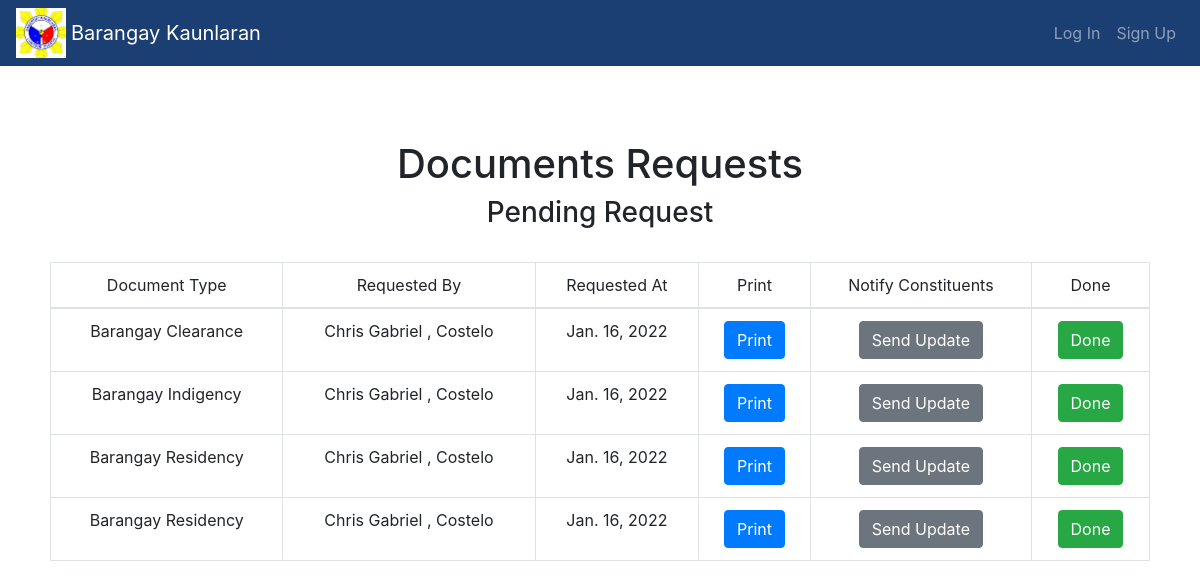
Page /staff/docu_Request/document_request/ on the committed database.
### documentRequest/models.py (models this page shows, shortened)
class docType(models.Model):
    Document_Choices = (
        ('Barangay Indigency','Barangay Indigency'),
        ('Barangay Clearance', 'Barangay Clearance'),
        ('Barangay Residency', 'Barangay Residency'),
    )
    Document_Type = models.CharField(max_length=100,choices=Document_Choices)
    is_Pending = models.BooleanField(default=True)
    is_Done = models.BooleanField(default=False)
    class Meta:
        abstract = True

class docRequest(docType):
    first_name = models.CharField(max_length=100)
    last_name = models.CharField(max_length=100)
    middle_name = models.CharField(max_length=100)
    age = models.PositiveIntegerField()
    nationality = models.CharField(max_length=100)
    purpose = models.CharField(max_length=100)
    Address = models.CharField(max_length=255)
    email =  models.CharField(max_length=255)
    requested_by = models.ForeignKey(User,on_delete=models.CASCADE)
    requested_at = models.DateField(default=datetime.date.today)

### documentRequest/views.py (the view)
# urls.py: path('document_request/',views.docRequestList,name='docReqList'),
def docRequestList(request):
    context = {}
    context["dataset"] = docRequest.objects.filter(is_Pending=True)
    return render(request,'Staff_view.html',context)

### documentRequest/templates/staff_view.html
{% extends "Staff_base.html"%}
{% load static %}
{% block content %}
    <div class="container-list" style="margin:50px 50px 50px 50px">
      <br>
      <h1 style="text-align:center">Documents Requests</h1>
      <h3 style="text-align:center">Pending Request</h3>
      <br>
        <table class="table table-bordered text-center">
            <thead>
              <td>Document Type</td>
              <td>Requested By</td>
              <td>Requested At</td>
              <td>Print</td>
              <td>Notify Constituents</td>
              <td>Done</td>
            </thead>
            <tbody>
              {%for docs in dataset%}
              <tr>
                <td>{{docs.Document_Type}}</td>
                <td>{{docs.first_name}} , {{docs.last_name}}</td>
                <td>{{docs.requested_at}}</td>
                <td>
                  {% if docs.Document_Type == 'Barangay Indigency'%}
                  <a href="{%url 'documentRequest:generatePdf' docs.pk%} " class="btn btn-primary">Print</a>
                  {% elif docs.Document_Type == 'Barangay Clearance'%}
                  <a href="{%url 'documentRequest:generatePdfClearance' docs.pk%} " class="btn btn-primary">Print</a>
                  {%else%}
                  <a href="{%url 'documentRequest:generatePdfResidency' docs.pk%} " class="btn btn-primary">Print</a>
                  {%endif%}
                </td>
                <td><a href="{%url 'documentRequest:sendUpdate' docs.pk%}" class="btn btn-secondary">Send Update</a></td>
                <td><a href="{%url 'documentRequest:updateReq' docs.pk%}" class="btn btn-success">Done</a></td>
              </tr>
              {%endfor%}
            </tbody>
          </table>
      </div>
{% endblock %}

### static/BrgySystem_WebBased/css/style.css (style rules this page uses)
h3 { margin-top: 50px; }

### rows in the picture
docRequest: Document_Type "Barangay Clearance", first_name "Chris Gabriel", last_name "Costelo", requested_at "Jan. 16, 2022", shows "Print"
docRequest: Document_Type "Barangay Indigency", first_name "Chris Gabriel", last_name "Costelo", requested_at "Jan. 16, 2022", shows "Print"
docRequest: Document_Type "Barangay Residency", first_name "Chris Gabriel", last_name "Costelo", requested_at "Jan. 16, 2022", shows "Print"
docRequest: Document_Type "Barangay Residency", first_name "Chris Gabriel", last_name "Costelo", requested_at "Jan. 16, 2022", shows "Print"
